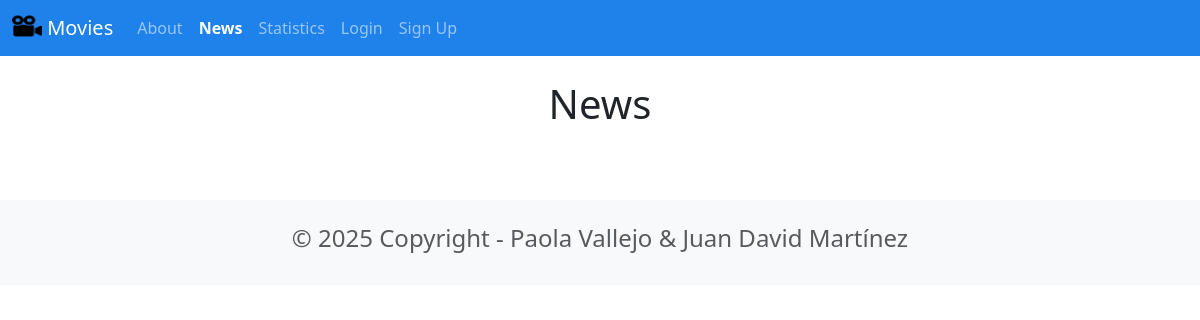
Before: /news/ with the older database file.
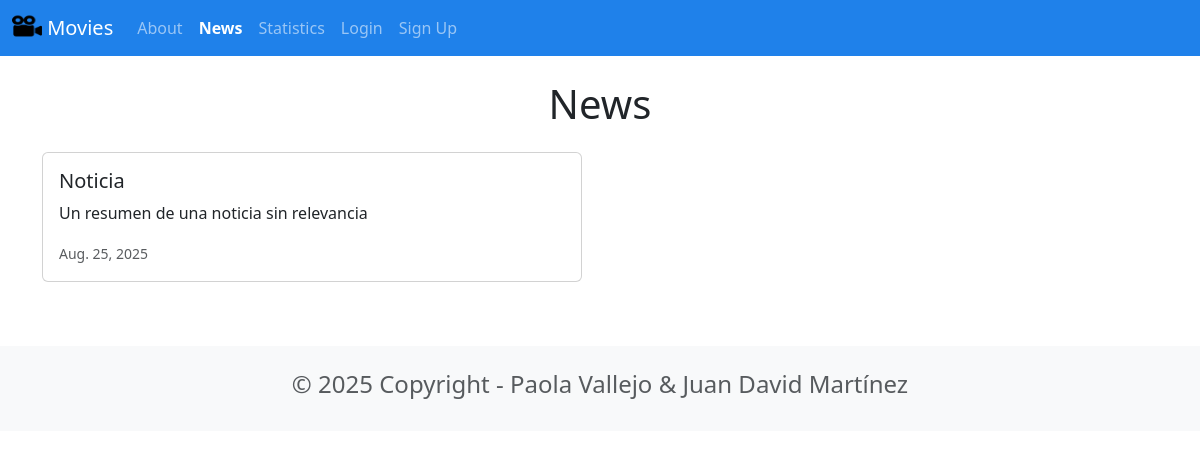
After: the same page with the newer database file.
### news/models.py (models this page shows, shortened)
class News(models.Model):
    headline = models.CharField(max_length=200)
    body = models.TextField()
    date = models.DateField()

### news/views.py (the view)
# urls.py: path('news/', include('news.urls')),
def news(request):
    newss = News.objects.all().order_by('-date')
    return render(request, 'news.html', {'newss':newss})

### news/templates/news.html (shortened to what this page needs)
{% extends "base.html" %}
{% block content %}
    <div class="py-4">
        <h1 class="text-center mb-4">News</h1>
        {% for news in newss %}
        <div class="card mb-3" style="max-width: 540px;">
             <div class="row g-0">
                <div class="col-md-8">
                    <div class="card-body">
                        <h5 class="card-title">{{ news.headline }}</h5>
                        <p class="card-text">{{ news.body }}</p>
                        <p class="card-text"><small class="text-muted"> {{ news.date }} </small></p>
                    </div>
                </div>
            </div>
        </div>
        {% endfor %}
    </div>
{% endblock %}

Changed rows visible on the page:
added News: headline "Noticia", body "Un resumen de una noticia sin relevancia", date "Aug. 25, 2025"
